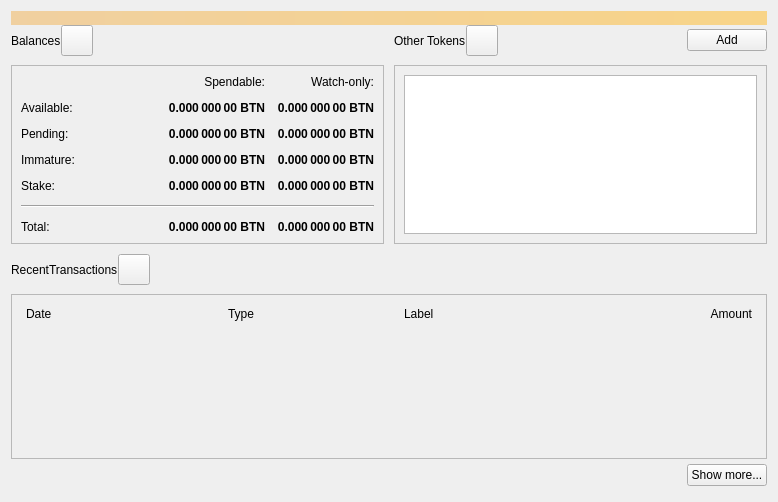
<?xml version="1.0" encoding="UTF-8"?>
<ui version="4.0">
 <class>OverviewPage</class>
 <widget class="QWidget" name="OverviewPage">
  <property name="geometry">
   <rect>
    <x>0</x>
    <y>0</y>
    <width>778</width>
    <height>502</height>
   </rect>
  </property>
  <property name="windowTitle">
   <string>Form</string>
  </property>
  <layout class="QVBoxLayout" name="topLayout">
   <property name="spacing">
    <number>0</number>
   </property>
   <item>
    <widget class="QLabel" name="labelAlerts">
     <property name="visible">
      <bool>false</bool>
     </property>
     <property name="styleSheet">
      <string notr="true">QLabel { background-color: qlineargradient(x1: 0, y1: 0, x2: 1, y2: 0, stop:0 #F0D0A0, stop:1 #F8D488); color:#000000; }</string>
     </property>
     <property name="wordWrap">
      <bool>true</bool>
     </property>
     <property name="margin">
      <number>3</number>
     </property>
     <property name="textInteractionFlags">
      <set>Qt::TextSelectableByMouse</set>
     </property>
    </widget>
   </item>
   <item>
    <layout class="QGridLayout" name="gridLayout_2">
     <item row="0" column="2">
      <layout class="QHBoxLayout" name="horizontalLayout_4">
       <property name="bottomMargin">
        <number>9</number>
       </property>
       <item>
        <widget class="QLabel" name="labelTokens">
         <property name="text">
          <string>Other Tokens</string>
         </property>
        </widget>
       </item>
       <item>
        <widget class="QToolButton" name="labelTokenStatus">
         <property name="toolTip">
          <string>The displayed information may be out of date. Your wallet automatically synchronizes with the Btn network after a connection is established, but this process has not completed yet.</string>
         </property>
         <property name="text">
          <string/>
         </property>
         <property name="iconSize">
          <size>
           <width>24</width>
           <height>24</height>
          </size>
         </property>
         <property name="flat" stdset="0">
          <bool>false</bool>
         </property>
        </widget>
       </item>
       <item>
        <spacer name="horizontalSpacer_7">
         <property name="orientation">
          <enum>Qt::Horizontal</enum>
         </property>
         <property name="sizeHint" stdset="0">
          <size>
           <width>40</width>
           <height>20</height>
          </size>
         </property>
        </spacer>
       </item>
       <item>
        <widget class="QPushButton" name="buttonAddToken">
         <property name="text">
          <string>Add</string>
         </property>
        </widget>
       </item>
      </layout>
     </item>
     <item row="1" column="2">
      <widget class="QFrame" name="frameOtherTokens">
       <property name="minimumSize">
        <size>
         <width>0</width>
         <height>100</height>
        </size>
       </property>
       <property name="frameShape">
        <enum>QFrame::StyledPanel</enum>
       </property>
       <property name="frameShadow">
        <enum>QFrame::Raised</enum>
       </property>
       <layout class="QVBoxLayout" name="verticalLayout_10">
        <item>
         <widget class="QListView" name="listTokens">
          <property name="enabled">
           <bool>true</bool>
          </property>
         </widget>
        </item>
       </layout>
      </widget>
     </item>
     <item row="1" column="0">
      <widget class="QFrame" name="frameBalances">
       <property name="frameShape">
        <enum>QFrame::StyledPanel</enum>
       </property>
       <property name="frameShadow">
        <enum>QFrame::Raised</enum>
       </property>
       <layout class="QVBoxLayout" name="verticalLayout_4">
        <item>
         <layout class="QGridLayout" name="gridLayout">
          <property name="spacing">
           <number>12</number>
          </property>
          <item row="2" column="3">
           <widget class="QLabel" name="labelWatchPending">
            <property name="font">
             <font>
              <weight>75</weight>
              <bold>true</bold>
             </font>
            </property>
            <property name="cursor">
             <cursorShape>IBeamCursor</cursorShape>
            </property>
            <property name="toolTip">
             <string>Unconfirmed transactions to watch-only addresses</string>
            </property>
            <property name="text">
             <string notr="true">0.000 000 00 BTN</string>
            </property>
            <property name="alignment">
             <set>Qt::AlignRight|Qt::AlignTrailing|Qt::AlignVCenter</set>
            </property>
            <property name="textInteractionFlags">
             <set>Qt::LinksAccessibleByMouse|Qt::TextSelectableByKeyboard|Qt::TextSelectableByMouse</set>
            </property>
           </widget>
          </item>
          <item row="2" column="2">
           <widget class="QLabel" name="labelUnconfirmed">
            <property name="font">
             <font>
              <weight>75</weight>
              <bold>true</bold>
             </font>
            </property>
            <property name="cursor">
             <cursorShape>IBeamCursor</cursorShape>
            </property>
            <property name="toolTip">
             <string>Total of transactions that have yet to be confirmed, and do not yet count toward the spendable balance</string>
            </property>
            <property name="text">
             <string notr="true">0.000 000 00 BTN</string>
            </property>
            <property name="alignment">
             <set>Qt::AlignRight|Qt::AlignTrailing|Qt::AlignVCenter</set>
            </property>
            <property name="textInteractionFlags">
             <set>Qt::LinksAccessibleByMouse|Qt::TextSelectableByKeyboard|Qt::TextSelectableByMouse</set>
            </property>
           </widget>
          </item>
          <item row="3" column="2">
           <widget class="QLabel" name="labelImmature">
            <property name="font">
             <font>
              <weight>75</weight>
              <bold>true</bold>
             </font>
            </property>
            <property name="cursor">
             <cursorShape>IBeamCursor</cursorShape>
            </property>
            <property name="toolTip">
             <string>Mined balance that has not yet matured</string>
            </property>
            <property name="text">
             <string notr="true">0.000 000 00 BTN</string>
            </property>
            <property name="alignment">
             <set>Qt::AlignRight|Qt::AlignTrailing|Qt::AlignVCenter</set>
            </property>
            <property name="textInteractionFlags">
             <set>Qt::LinksAccessibleByMouse|Qt::TextSelectableByKeyboard|Qt::TextSelectableByMouse</set>
            </property>
           </widget>
          </item>
          <item row="3" column="0">
           <widget class="QLabel" name="labelImmatureText">
            <property name="text">
             <string>Immature:</string>
            </property>
           </widget>
          </item>
          <item row="0" column="3">
           <widget class="QLabel" name="labelWatchonly">
            <property name="text">
             <string>Watch-only:</string>
            </property>
            <property name="alignment">
             <set>Qt::AlignRight|Qt::AlignTrailing|Qt::AlignVCenter</set>
            </property>
           </widget>
          </item>
          <item row="1" column="0">
           <widget class="QLabel" name="labelBalanceText">
            <property name="text">
             <string>Available:</string>
            </property>
           </widget>
          </item>
          <item row="1" column="2">
           <widget class="QLabel" name="labelBalance">
            <property name="font">
             <font>
              <weight>75</weight>
              <bold>true</bold>
             </font>
            </property>
            <property name="cursor">
             <cursorShape>IBeamCursor</cursorShape>
            </property>
            <property name="toolTip">
             <string>Your current spendable balance</string>
            </property>
            <property name="text">
             <string notr="true">0.000 000 00 BTN</string>
            </property>
            <property name="alignment">
             <set>Qt::AlignRight|Qt::AlignTrailing|Qt::AlignVCenter</set>
            </property>
            <property name="textInteractionFlags">
             <set>Qt::LinksAccessibleByMouse|Qt::TextSelectableByKeyboard|Qt::TextSelectableByMouse</set>
            </property>
           </widget>
          </item>
          <item row="1" column="3">
           <widget class="QLabel" name="labelWatchAvailable">
            <property name="font">
             <font>
              <weight>75</weight>
              <bold>true</bold>
             </font>
            </property>
            <property name="cursor">
             <cursorShape>IBeamCursor</cursorShape>
            </property>
            <property name="toolTip">
             <string>Your current balance in watch-only addresses</string>
            </property>
            <property name="text">
             <string notr="true">0.000 000 00 BTN</string>
            </property>
            <property name="alignment">
             <set>Qt::AlignRight|Qt::AlignTrailing|Qt::AlignVCenter</set>
            </property>
            <property name="textInteractionFlags">
             <set>Qt::LinksAccessibleByMouse|Qt::TextSelectableByKeyboard|Qt::TextSelectableByMouse</set>
            </property>
           </widget>
          </item>
          <item row="2" column="0">
           <widget class="QLabel" name="labelPendingText">
            <property name="text">
             <string>Pending:</string>
            </property>
           </widget>
          </item>
          <item row="0" column="2">
           <widget class="QLabel" name="labelSpendable">
            <property name="text">
             <string>Spendable:</string>
            </property>
            <property name="alignment">
             <set>Qt::AlignRight|Qt::AlignTrailing|Qt::AlignVCenter</set>
            </property>
           </widget>
          </item>
          <item row="4" column="0">
           <widget class="QLabel" name="labelStakeText">
            <property name="text">
             <string>Stake:</string>
            </property>
           </widget>
          </item>
          <item row="4" column="2">
           <widget class="QLabel" name="labelStake">
            <property name="font">
             <font>
              <weight>75</weight>
              <bold>true</bold>
             </font>
            </property>
            <property name="text">
             <string>0.000 000 00 BTN</string>
            </property>
            <property name="alignment">
             <set>Qt::AlignRight|Qt::AlignTrailing|Qt::AlignVCenter</set>
            </property>
            <property name="textInteractionFlags">
             <set>Qt::LinksAccessibleByMouse|Qt::TextSelectableByKeyboard|Qt::TextSelectableByMouse</set>
            </property>
           </widget>
          </item>
          <item row="4" column="3">
           <widget class="QLabel" name="labelWatchStake">
            <property name="font">
             <font>
              <weight>75</weight>
              <bold>true</bold>
             </font>
            </property>
            <property name="text">
             <string>0.000 000 00 BTN</string>
            </property>
            <property name="alignment">
             <set>Qt::AlignRight|Qt::AlignTrailing|Qt::AlignVCenter</set>
            </property>
            <property name="textInteractionFlags">
             <set>Qt::LinksAccessibleByMouse|Qt::TextSelectableByKeyboard|Qt::TextSelectableByMouse</set>
            </property>
           </widget>
          </item>
          <item row="3" column="3">
           <widget class="QLabel" name="labelWatchImmature">
            <property name="font">
             <font>
              <weight>75</weight>
              <bold>true</bold>
             </font>
            </property>
            <property name="cursor">
             <cursorShape>IBeamCursor</cursorShape>
            </property>
            <property name="toolTip">
             <string>Mined balance in watch-only addresses that has not yet matured</string>
            </property>
            <property name="text">
             <string notr="true">0.000 000 00 BTN</string>
            </property>
            <property name="alignment">
             <set>Qt::AlignRight|Qt::AlignTrailing|Qt::AlignVCenter</set>
            </property>
            <property name="textInteractionFlags">
             <set>Qt::LinksAccessibleByMouse|Qt::TextSelectableByKeyboard|Qt::TextSelectableByMouse</set>
            </property>
           </widget>
          </item>
          <item row="7" column="3">
           <widget class="QLabel" name="labelWatchTotal">
            <property name="font">
             <font>
              <weight>75</weight>
              <bold>true</bold>
             </font>
            </property>
            <property name="cursor">
             <cursorShape>IBeamCursor</cursorShape>
            </property>
            <property name="toolTip">
             <string>Current total balance in watch-only addresses</string>
            </property>
            <property name="text">
             <string notr="true">0.000 000 00 BTN</string>
            </property>
            <property name="alignment">
             <set>Qt::AlignRight|Qt::AlignTrailing|Qt::AlignVCenter</set>
            </property>
            <property name="textInteractionFlags">
             <set>Qt::LinksAccessibleByMouse|Qt::TextSelectableByKeyboard|Qt::TextSelectableByMouse</set>
            </property>
           </widget>
          </item>
          <item row="5" column="0" colspan="4">
           <spacer name="verticalSpacer">
            <property name="orientation">
             <enum>Qt::Vertical</enum>
            </property>
            <property name="sizeHint" stdset="0">
             <size>
              <width>20</width>
              <height>40</height>
             </size>
            </property>
           </spacer>
          </item>
          <item row="7" column="2">
           <widget class="QLabel" name="labelTotal">
            <property name="font">
             <font>
              <weight>75</weight>
              <bold>true</bold>
             </font>
            </property>
            <property name="cursor">
             <cursorShape>IBeamCursor</cursorShape>
            </property>
            <property name="toolTip">
             <string>Your current total balance</string>
            </property>
            <property name="text">
             <string notr="true">0.000 000 00 BTN</string>
            </property>
            <property name="alignment">
             <set>Qt::AlignRight|Qt::AlignTrailing|Qt::AlignVCenter</set>
            </property>
            <property name="textInteractionFlags">
             <set>Qt::LinksAccessibleByMouse|Qt::TextSelectableByKeyboard|Qt::TextSelectableByMouse</set>
            </property>
           </widget>
          </item>
          <item row="0" column="1" rowspan="5">
           <spacer name="horizontalSpacer_5">
            <property name="orientation">
             <enum>Qt::Horizontal</enum>
            </property>
            <property name="sizeHint" stdset="0">
             <size>
              <width>40</width>
              <height>20</height>
             </size>
            </property>
           </spacer>
          </item>
          <item row="7" column="0">
           <widget class="QLabel" name="labelTotalText">
            <property name="text">
             <string>Total:        </string>
            </property>
           </widget>
          </item>
          <item row="6" column="0" colspan="4">
           <widget class="Line" name="hLine">
            <property name="orientation">
             <enum>Qt::Horizontal</enum>
            </property>
           </widget>
          </item>
         </layout>
        </item>
       </layout>
      </widget>
     </item>
     <item row="0" column="0">
      <layout class="QHBoxLayout" name="horizontalLayout_2">
       <property name="bottomMargin">
        <number>9</number>
       </property>
       <item>
        <widget class="QLabel" name="labelBalances">
         <property name="text">
          <string>Balances</string>
         </property>
        </widget>
       </item>
       <item>
        <widget class="QToolButton" name="labelWalletStatus">
         <property name="enabled">
          <bool>true</bool>
         </property>
         <property name="toolTip">
          <string>The displayed information may be out of date. Your wallet automatically synchronizes with the Btn network after a connection is established, but this process has not completed yet.</string>
         </property>
         <property name="text">
          <string/>
         </property>
         <property name="icon">
          <iconset>
           <normaloff>:/icons/warning</normaloff>
           <disabledoff>:/icons/warning</disabledoff>:/icons/warning</iconset>
         </property>
         <property name="iconSize">
          <size>
           <width>24</width>
           <height>24</height>
          </size>
         </property>
         <property name="flat" stdset="0">
          <bool>false</bool>
         </property>
        </widget>
       </item>
       <item>
        <spacer name="horizontalSpacer">
         <property name="orientation">
          <enum>Qt::Horizontal</enum>
         </property>
         <property name="sizeHint" stdset="0">
          <size>
           <width>40</width>
           <height>20</height>
          </size>
         </property>
        </spacer>
       </item>
      </layout>
     </item>
     <item row="0" column="1" rowspan="2">
      <spacer name="horizontalSpacer_4">
       <property name="orientation">
        <enum>Qt::Horizontal</enum>
       </property>
       <property name="sizeType">
        <enum>QSizePolicy::Fixed</enum>
       </property>
       <property name="sizeHint" stdset="0">
        <size>
         <width>10</width>
         <height>20</height>
        </size>
       </property>
      </spacer>
     </item>
    </layout>
   </item>
   <item>
    <spacer name="verticalSpacer_4">
     <property name="orientation">
      <enum>Qt::Vertical</enum>
     </property>
     <property name="sizeType">
      <enum>QSizePolicy::Fixed</enum>
     </property>
     <property name="sizeHint" stdset="0">
      <size>
       <width>20</width>
       <height>10</height>
      </size>
     </property>
    </spacer>
   </item>
   <item>
    <layout class="QHBoxLayout" name="horizontalLayout_6">
     <property name="bottomMargin">
      <number>9</number>
     </property>
     <item>
      <widget class="QLabel" name="labelRecentTransactions">
       <property name="text">
        <string>RecentTransactions</string>
       </property>
      </widget>
     </item>
     <item>
      <widget class="QToolButton" name="labelTransactionsStatus">
       <property name="enabled">
        <bool>true</bool>
       </property>
       <property name="toolTip">
        <string>The displayed information may be out of date. Your wallet automatically synchronizes with the Btn network after a connection is established, but this process has not completed yet.</string>
       </property>
       <property name="text">
        <string/>
       </property>
       <property name="icon">
        <iconset>
         <normaloff>:/icons/warning</normaloff>
         <disabledoff>:/icons/warning</disabledoff>:/icons/warning</iconset>
       </property>
       <property name="iconSize">
        <size>
         <width>24</width>
         <height>24</height>
        </size>
       </property>
       <property name="flat" stdset="0">
        <bool>false</bool>
       </property>
      </widget>
     </item>
     <item>
      <spacer name="horizontalSpacer_3">
       <property name="orientation">
        <enum>Qt::Horizontal</enum>
       </property>
       <property name="sizeHint" stdset="0">
        <size>
         <width>40</width>
         <height>20</height>
        </size>
       </property>
      </spacer>
     </item>
    </layout>
   </item>
   <item>
    <layout class="QVBoxLayout" name="verticalLayout_3">
     <item>
      <widget class="QFrame" name="frameRecentTransactions">
       <property name="frameShape">
        <enum>QFrame::StyledPanel</enum>
       </property>
       <property name="frameShadow">
        <enum>QFrame::Raised</enum>
       </property>
       <layout class="QVBoxLayout" name="verticalLayout_8">
        <item>
         <layout class="QHBoxLayout" name="horizontalLayout_3">
          <property name="spacing">
           <number>5</number>
          </property>
          <property name="leftMargin">
           <number>5</number>
          </property>
          <property name="rightMargin">
           <number>5</number>
          </property>
          <item>
           <widget class="QLabel" name="labelDate">
            <property name="text">
             <string>Date</string>
            </property>
           </widget>
          </item>
          <item>
           <spacer name="horizontalSpacer_2">
            <property name="orientation">
             <enum>Qt::Horizontal</enum>
            </property>
            <property name="sizeType">
             <enum>QSizePolicy::Fixed</enum>
            </property>
            <property name="sizeHint" stdset="0">
             <size>
              <width>25</width>
              <height>20</height>
             </size>
            </property>
           </spacer>
          </item>
          <item>
           <widget class="QLabel" name="labelType">
            <property name="text">
             <string>Type</string>
            </property>
           </widget>
          </item>
          <item>
           <widget class="QLabel" name="labelAddress">
            <property name="text">
             <string>Label</string>
            </property>
           </widget>
          </item>
          <item>
           <widget class="QLabel" name="labelAmount">
            <property name="text">
             <string>Amount</string>
            </property>
            <property name="alignment">
             <set>Qt::AlignRight|Qt::AlignTrailing|Qt::AlignVCenter</set>
            </property>
           </widget>
          </item>
         </layout>
        </item>
        <item>
         <widget class="QListView" name="listTransactions">
          <property name="styleSheet">
           <string notr="true">QListView { background: transparent; }</string>
          </property>
          <property name="frameShape">
           <enum>QFrame::NoFrame</enum>
          </property>
          <property name="verticalScrollBarPolicy">
           <enum>Qt::ScrollBarAlwaysOff</enum>
          </property>
          <property name="horizontalScrollBarPolicy">
           <enum>Qt::ScrollBarAlwaysOff</enum>
          </property>
         </widget>
        </item>
       </layout>
      </widget>
     </item>
     <item>
      <layout class="QHBoxLayout" name="horizontalLayout">
       <property name="topMargin">
        <number>5</number>
       </property>
       <property name="bottomMargin">
        <number>5</number>
       </property>
       <item>
        <spacer name="horizontalSpacer_6">
         <property name="orientation">
          <enum>Qt::Horizontal</enum>
         </property>
         <property name="sizeHint" stdset="0">
          <size>
           <width>40</width>
           <height>20</height>
          </size>
         </property>
        </spacer>
       </item>
       <item>
        <widget class="QPushButton" name="showMoreButton">
         <property name="text">
          <string>Show more...</string>
         </property>
        </widget>
       </item>
      </layout>
     </item>
    </layout>
   </item>
  </layout>
 </widget>
 <resources/>
 <connections/>
</ui>
